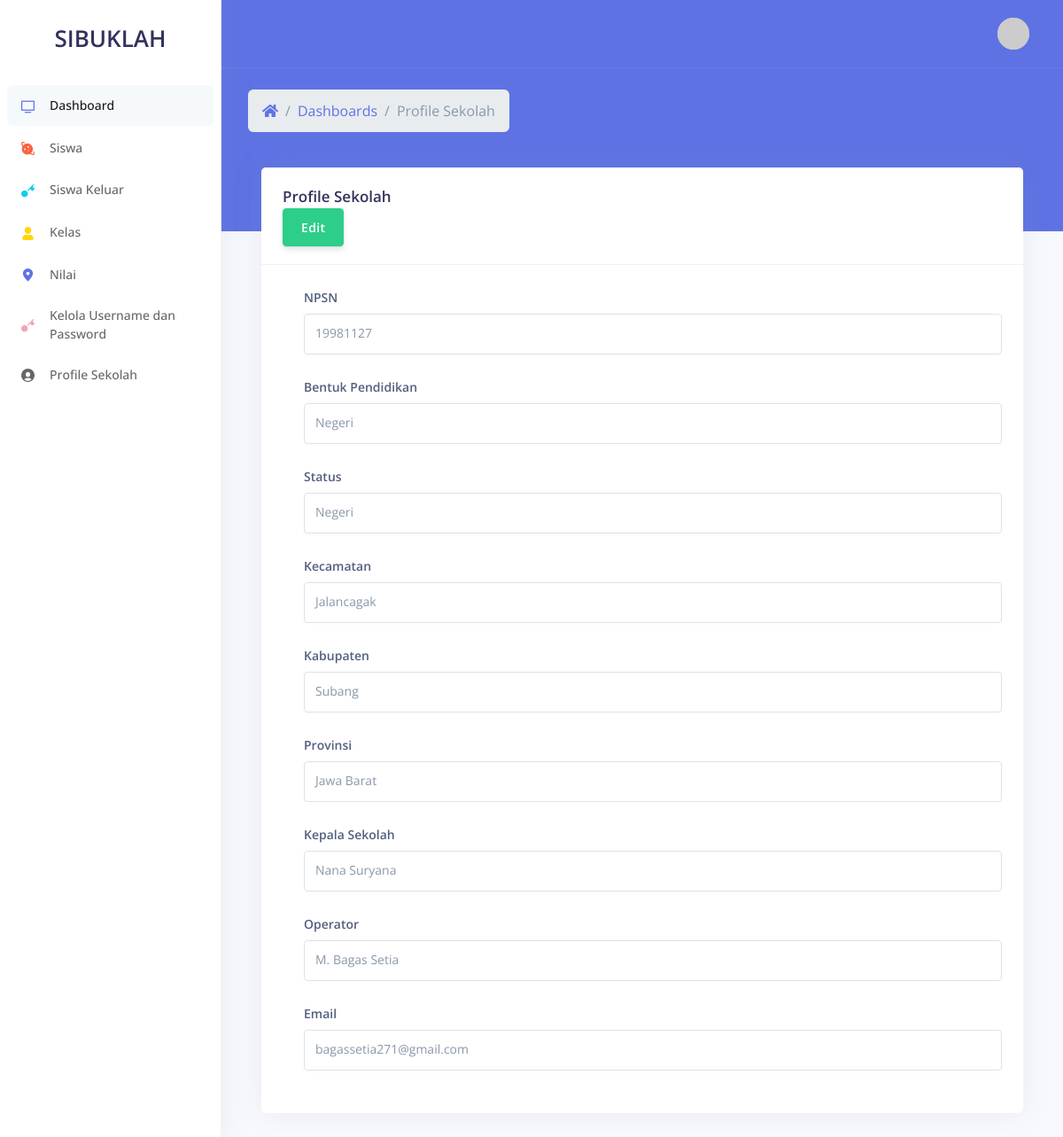
The app's page /tata_usaha/profile_sekolah (signed in), older data.
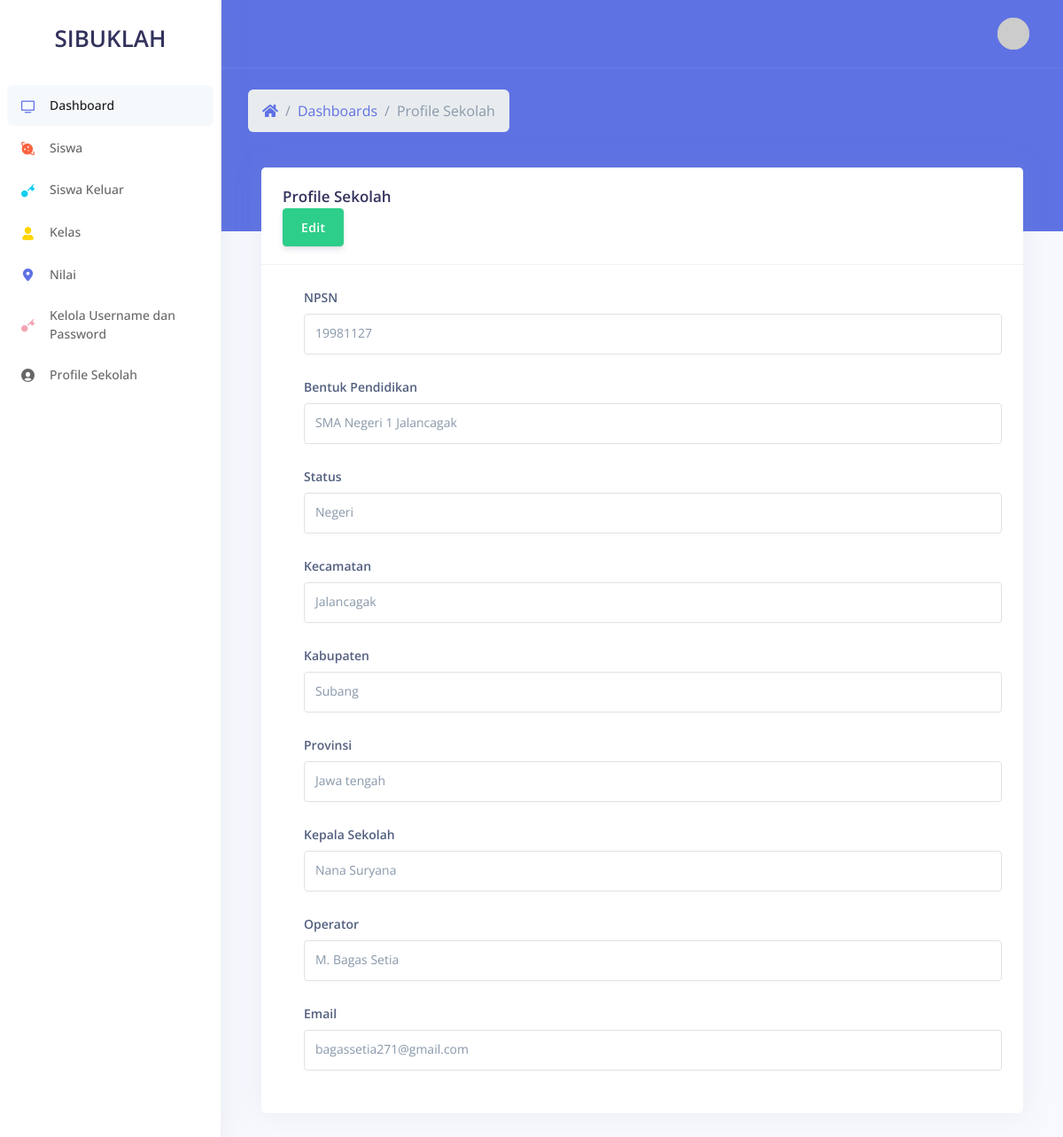
The same page, newer data.
### tables this page shows
CREATE TABLE `profile_sekolah` (
  `id_profile_sekolah` int(11) NOT NULL,
  `npsn` varchar(191) NOT NULL,
  `bentuk_pendidikan` varchar(191) NOT NULL,
  `status` varchar(191) NOT NULL,
  `kecamatan` varchar(191) NOT NULL,
  `kabupaten` varchar(191) NOT NULL,
  `provinsi` varchar(191) NOT NULL,
  `kepala_sekolah` varchar(191) NOT NULL,
  `operator` varchar(191) NOT NULL,
  `email` varchar(191) NOT NULL
);

### application/controllers/TataUsaha/ProfileSekolah.php (called while the page is built, shortened)
<?php
class ProfileSekolah extends CI_Controller {
  public function index()
  {
    $data           = $this->ModelProfileSekolah->get();
    $data['konten'] = 'tata_usaha/profile_sekolah/index';
		$this->load->view('tata_usaha/template', $data);
  }
}

### index.php (called while the page is built, shortened)
<?php
require_once BASEPATH.'core/CodeIgniter.php';

### application/models/ModelProfileSekolah.php (called while the page is built, shortened)
<?php
class ModelProfileSekolah extends CI_Model {
  public function get()
  {
    return $this->db->get('profile_sekolah')->row_array();
  }
}

### application/views/tata_usaha/profile_sekolah/index.php (the view, shortened to what this page needs)
<div class="header bg-primary pb-6">
  <div class="container-fluid">
    <div class="header-body">
      <div class="row align-items-center py-4">
        <div class="col-lg-6 col-7">
          <nav aria-label="breadcrumb" class="d-none d-md-inline-block">
            <ol class="breadcrumb breadcrumb-links breadcrumb-dark">
              <li class="breadcrumb-item"><a href="<?= base_url(); ?>"><i class="fas fa-home"></i></a></li>
              <li class="breadcrumb-item"><a href="<?= base_url(); ?>">Dashboards</a></li>
              <li class="breadcrumb-item active" aria-current="page">Profile Sekolah</li>
            </ol>
          </nav>
        </div>
      </div>
    </div>
  </div>
</div>
<div class="container-fluid mt--6">
  <div class="row">
    <div class="col"><div class="col-xl-12 order-xl-1">
      <div class="card">
        <div class="card-header">
          <div class="row align-items-center">
            <div class="col-12">
              <h3 class="mb-0">Profile Sekolah</h3>
              <a class="btn btn-success pull-right" href="<?= base_url(); ?>tata_usaha/profile_sekolah/edit">Edit</a>
            </div>
          </div>
        </div>
        <div class="card-body">
          <form action="#" method="post" enctype="multipart/form-data">
            <div class="pl-lg-4">
              <div class="row">
                <div class="col-lg-12">
                  <div class="form-group">
                    <label class="form-control-label" for="input-email">NPSN</label>
                    <p class="form-control"><?= $npsn; ?></p>
                  </div>
                  <div class="form-group">
                    <label class="form-control-label" for="input-email">Bentuk Pendidikan</label>
                    <p class="form-control"><?= $bentuk_pendidikan; ?></p>
                  </div>
                  <div class="form-group">
                    <label class="form-control-label" for="input-email">Status</label>
                    <p class="form-control"><?= $status; ?></p>
                  </div>
                  <div class="form-group">
                    <label class="form-control-label" for="input-email">Kecamatan</label>
                    <p class="form-control"><?= $kecamatan; ?></p>
                  </div>
                  <div class="form-group">
                    <label class="form-control-label" for="input-email">Kabupaten</label>
                    <p class="form-control"><?= $kabupaten; ?></p>
                  </div>
                  <div class="form-group">
                    <label class="form-control-label" for="input-email">Provinsi</label>
                    <p class="form-control"><?= $provinsi; ?></p>
                  </div>
                  <div class="form-group">
                    <label class="form-control-label" for="input-email">Kepala Sekolah</label>
                    <p class="form-control"><?= $kepala_sekolah; ?></p>
                  </div>
                  <div class="form-group">
                    <label class="form-control-label" for="input-email">Operator</label>
                    <p class="form-control"><?= $operator; ?></p>
                  </div>
                  <div class="form-group">
                    <label class="form-control-label" for="input-email">Email</label>
                    <p class="form-control"><?= $email; ?></p>
                  </div>
                </div>
              </div>
            </div>
          </form>
        </div>
      </div>
    </div>
  </div>
</div>

Row changes from the older to the newer data that the page shows:
changed profile_sekolah "Negeri": bentuk_pendidikan "Negeri" → "SMA Negeri 1 Jalancagak"; provinsi "Jawa Barat" → "Jawa tengah"
